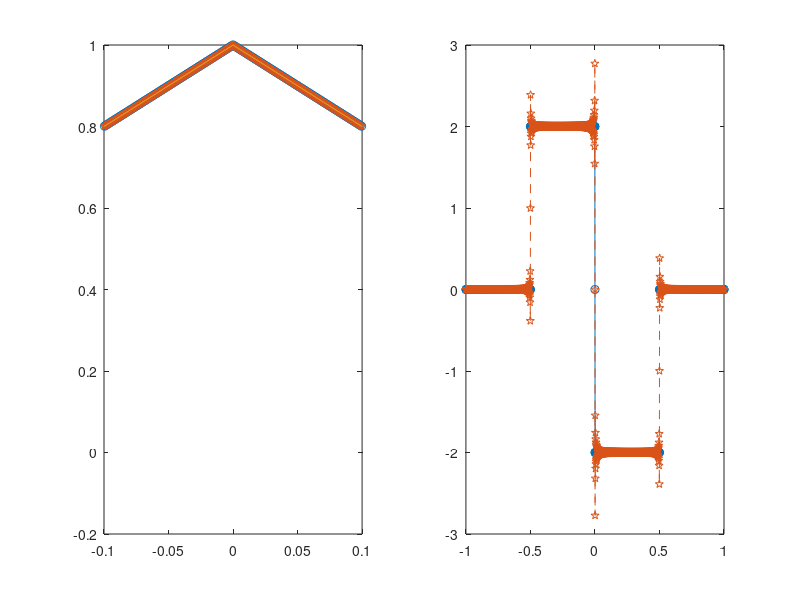

Write the MATLAB code that produced this figure.
clear all

N = 2048;
L = 2;
h = L/N;
x = h*(1:N)'-L/2;

H_0 = @(x) max(0,1-L*abs(x));
dH_0 = @(x) -sign(x).*L.*H_0(x)./(1-L*abs(x));

%%%%%%%%%%%
kk = [0:N/2-1 0 -N/2+1:-1]';
ik = ((2*pi)/L)*1i*kk;

f_d_H = ifft(ik.*fft(H_0(x)));

H_hat = fft(H_0(x));
H_tilde = ifft(H_hat);

x_plot = linspace(-L/2,L/2,5*N);
H_sum = 0*x_plot;
for i = 1:N
   H_sum = H_sum + (1/N)*H_hat(i).*exp(1i*2*pi*kk(i)*(x_plot-L/2-h)./L); 
end
    

%%%%%%%%%%
clf
subplot(1,2,1)
plot(x,H_0(x),'-o');
hold all
plot(x,H_tilde,'--p')
hold all
plot(x_plot,H_sum,'-')
xlim([-0.1 0.1])
subplot(1,2,2)
plot(x,dH_0(x),'-o');
hold all
plot(x,f_d_H,'--p')
